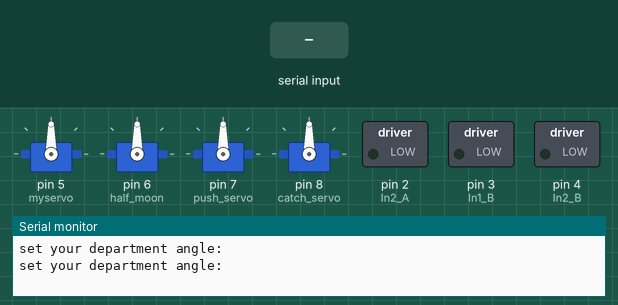
This sketch was run on a simulated Arduino Uno, built with avr-gcc and run on an emulated ATmega328P. Shown: 4 × servo, switched loads named in the sketch (green lamp = pin HIGH), the last lines printed to the serial monitor. The test bench sets the inputs (shaded band).

Above: at 1.2 s.
1.3 s: "90,45\n" received over Serial
At 4.2 s:
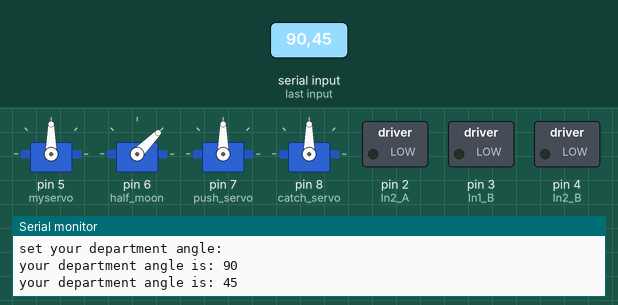
4.3 s: "30,150\n" received over Serial
At 6.0 s:
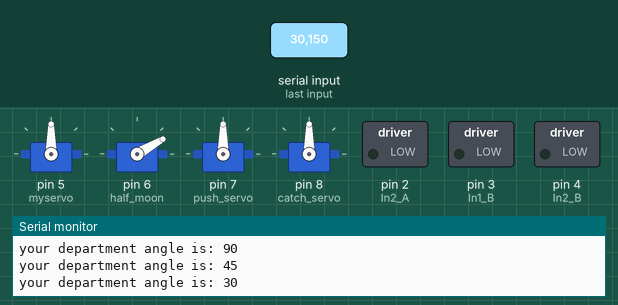
7.3 s: "200\n" received over Serial
At 7.9 s:
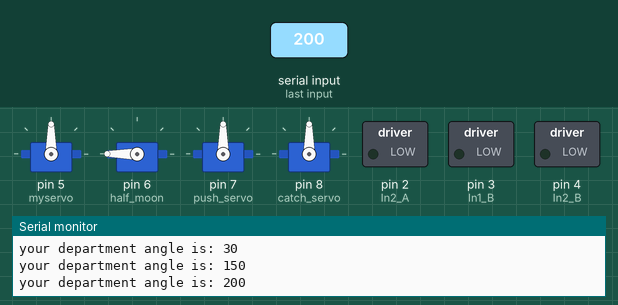
10.3 s: "90\n" received over Serial
At 13.9 s:
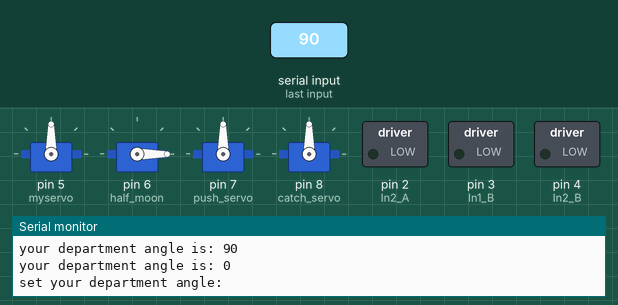
Timing chart, 0 to 14.1 s (numbered marks = the images above; inputs shaded):
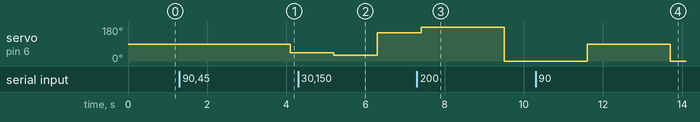

Measured:
- after the input at 1.3 s, servo on pin 6 (half_moon): 90° → 45° after 2.8 s
- after the input at 4.3 s, servo on pin 6 (half_moon): 45° → 30° after 0.90 s, → 150° 1.1 s later
- after the input at 7.3 s, servo on pin 6 (half_moon): 150° → 180° after 0.10 s, → 0° 2.1 s later
- after the input at 10.3 s, servo on pin 6 (half_moon): 0° → 90° after 1.3 s, → 0° 2.1 s later

The sketch:

project_arduino0517.ino
```cpp
#include <Servo.h>

const int In1_A = 1;  //A_output1
const int In2_A = 2;  //A_output2
const int In1_B = 3;  //B_output1
const int In2_B = 4;  //B_output2

Servo myservo;        //test dervo
Servo half_moon;
Servo push_servo;
Servo catch_servo;
int angle = 0;        //initial servo angle
int n = 0;

void setup(){
  Serial.begin(115200);   //set baud rate
  pinMode(In1_A, OUTPUT);
  pinMode(In2_A, OUTPUT);
  // pinMode(L298N_ENA, OUTPUT);

  pinMode(In1_B, OUTPUT);
  pinMode(In2_B, OUTPUT);
  // pinMode(L298N_ENB, OUTPUT);

  myservo.attach(5);      //test servo pin
  half_moon.attach(6);
  push_servo.attach(7);
  catch_servo.attach(8);
}
void loop(){
  // test
  // zero_servo();
  // gogogo
  // PIKACHU();
   half_moon_control();//設定仰角角度
  // delay(10000);
  // catch_servo_control();//將球抓下來
  // push_motor_control();//推出去
  //射出去
}
void half_moon_control(){   //0~65
  while(Serial.available()==0){
    Serial.println("set your department angle: ");  //print message
    delay(1000);//delay
  }
  delay(1000);//delay
  int half_moon_motor_angle = Serial.parseInt();//input the angle
  Serial.print("your department angle is: ");//print message
  Serial.println(half_moon_motor_angle);
  half_moon.write(half_moon_motor_angle); //set angle
  delay(100);
}

void catch_servo_control(){ //catch the ball from the top
  for(int i=0;i<30;i++){
    catch_servo.write(i);     //30 degrees
  }
  for(int i=30;i>0;i--){
    catch_servo.write(i);     //recover to the default angle
  }
}
void push_motor_control(){    //push the ball to the DC motor
  for(int p=0;p<60;p++){
    push_servo.write(p);      //push
    delay(10);
    Serial.println(p);
  }
  for(int p=60;p>0;p--){
    push_servo.write(p);    //recover
    delay(10);
    Serial.println(p);
  }
}

//  test
void stop(){
  digitalWrite(In1_A, LOW);
  digitalWrite(In2_A, LOW);
  digitalWrite(In1_B, LOW);
  digitalWrite(In2_B, LOW);
}
void Servoo(){        //servo test
  myservo.write(0); // move MG996R's shaft to angle 0°
  delay(1000); // wait for one second
  Serial.println( "0");
  myservo.write(45); // move MG996R's shaft to angle 45°
  delay(1000); // wait for one second
  Serial.println( "450");
  myservo.write(90); // move MG996R's shaft to angle 90°
  delay(1000); // wait for one second
  Serial.println( "90");
  myservo.write(135); // move MG996R's shaft to angle 135°
  delay(1000); // wait for one second
  Serial.println( "135");
  myservo.write(179); // move MG996R's shaft to angle 180°
  delay(1000); // wait for one second
  Serial.println( "179");
}
void PIKACHU(){       //dc motor test
  digitalWrite(In1_A, HIGH);
  digitalWrite(In2_A, LOW);
  digitalWrite(In1_B, HIGH);
  digitalWrite(In2_B, LOW);
}
void zero_servo(){
  myservo.write(0); // move MG996R's shaft to angle 0°
  delay(1000);
}
void teaa(){          //L298N PWM  test
  Serial.println( "MIN");   //set pwm minium
  for(int i =50;i<256;i++){  //increase pwm
      // analogWrite(L298N_ENA,i);
      // analogWrite(L298N_ENB,i);
      Serial.println(i);
      delay(100);
    }
  Serial.println( "MAX");     //set pwm signal maxium
  for(int i =255;i>=50;--i){    //decrease pwm
    // analogWrite(L298N_ENA,i);
    // analogWrite(L298N_ENB,i);
    Serial.println(i);
    delay(100);
    }
}
```
